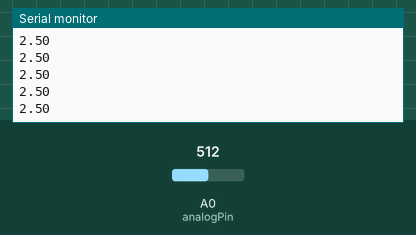
A sketch run on a simulated Arduino Uno, built with avr-gcc and run on an emulated ATmega328P. Parts: the last lines printed to the serial monitor. Inputs (shaded band) come from the test bench; at power-on: A0 (analogPin) = 512.

Above: at 1.2 s.
1.3 s: A0 (analogPin) set to 716
At 1.36 s:
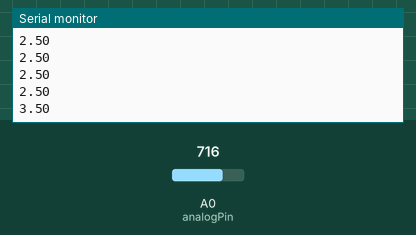
2.8 s: A0 (analogPin) set to 900
At 2.83 s:
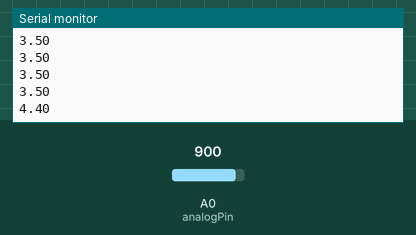
Timing chart, 0 to 5.8 s (numbered marks = the images above; inputs shaded):
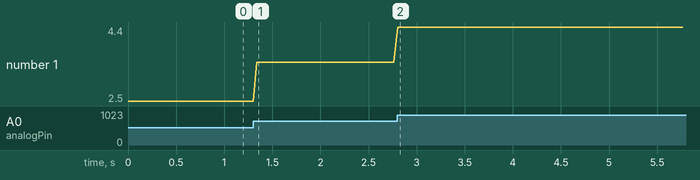

Measured:
- after the input at 1.3 s, the serial monitor: prints a new line at once (image 1)
- after the input at 2.8 s, the serial monitor: prints a new line at once (image 2)
- plotted number 1: 2.5 → 3.5 after the input at 1.3 s, 3.5 → 4.4 after the input at 2.8 s

The sketch:

voltage_for__temperature.ino
```cpp
int analogPin = A0;
int data = 0;
char userInput;

void setup(){

  Serial.begin(9600);          //  setup serial

}

void loop(){


      data = analogRead(analogPin);    // read the input pin
     // Serial.println(data);
       float sensorValue = analogRead(A0);
  // Convert the analog reading (which goes from 0 - 1023) to a voltage (0 - 5V):
  float voltage = sensorValue * (5.0 / 1023.0);
  Serial.println(voltage);
  //Serial.println(millis());
      delay(40);

} // Void Loop
```
